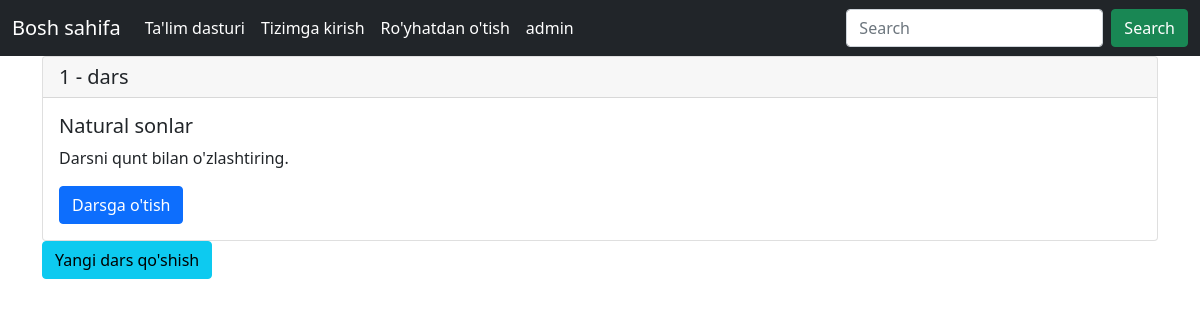
Before: /curriculum/1-sinf/1/ with the older database file.
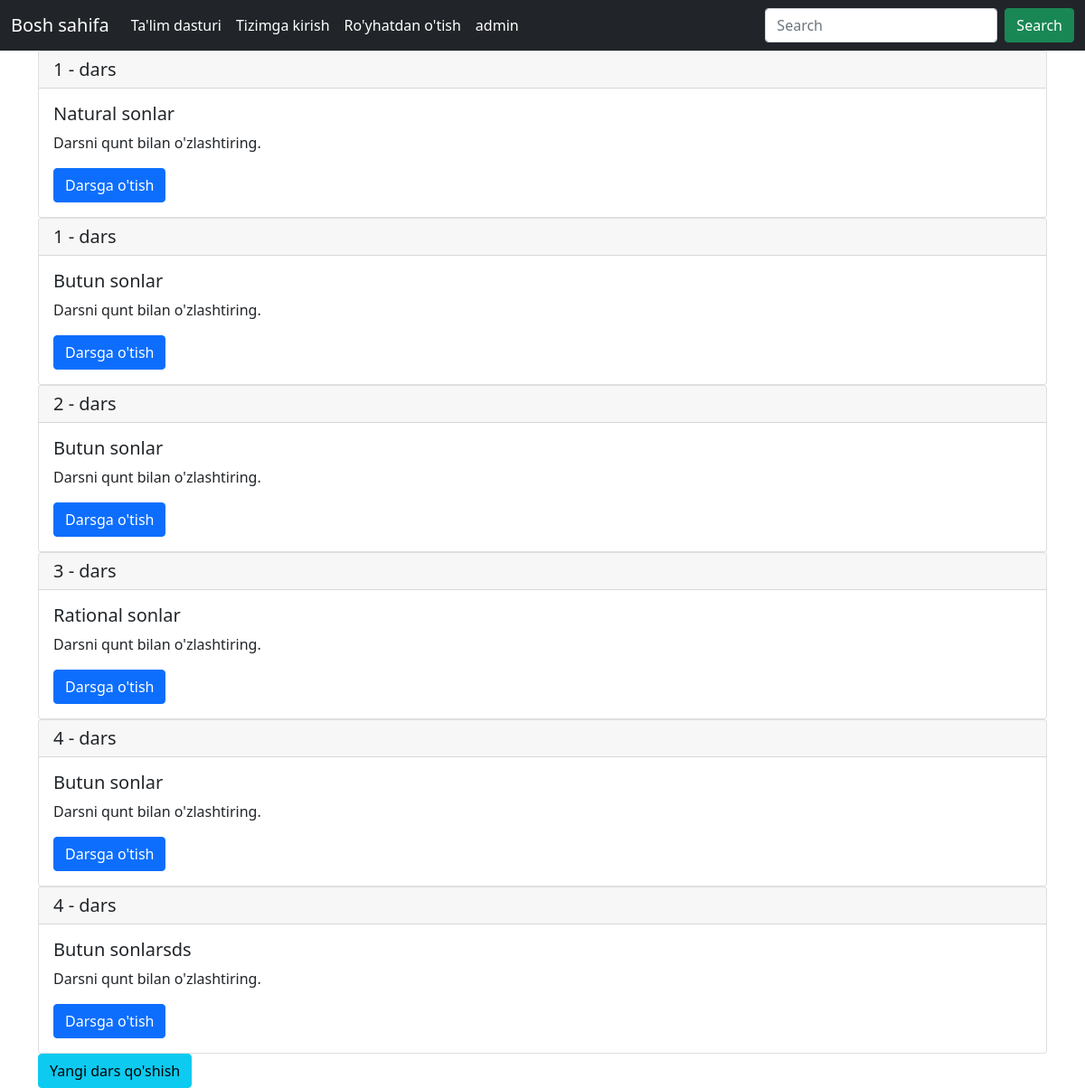
After: the same page with the newer database file.
### curriculum/models.py (models this page shows, shortened)
class Lesson(models.Model):
    lesson_id = models.BigAutoField(primary_key=True, null=False),
    Standard = models.ForeignKey(Standard, on_delete=models.CASCADE)
    created_by = models.ForeignKey(User, on_delete=models.CASCADE)
    created_at = models.DateTimeField(auto_now_add=True)
    subject = models.ForeignKey(Subject, on_delete=models.CASCADE, related_name='lessons')
    name = models.CharField(max_length=250)
    position = models.PositiveSmallIntegerField(verbose_name="Dars tartibi", unique=True)
    slug = models.SlugField(null=True, blank=True)
    video = models.FileField(upload_to=save_lesson_files, verbose_name='Video', blank=True, null=True)
    ppt = models.FileField(upload_to=save_lesson_files, verbose_name='Presentations', blank=True, null=True)
    Notes = models.FileField(upload_to=save_lesson_files, verbose_name='Notes', blank=True, null=True)
    class Meta:
        ordering = ['position']

### curriculum/views.py (the view)
# urls.py: path('<str:standard>/<slug:slug>/', views.LessonListView.as_view(), name='lesson_list'),
class LessonListView(DetailView):
    context_object_name = 'subjects'
    model = Subject
    template_name = 'curriculum/lesson_list_view.html'

### curriculum/templates/curriculum/lesson_list_view.html
{% extends 'base.html' %}
{% block content %}
<div class='container'>
{% for lesson in subjects.lessons.all %}
<div class="card">
  <h5 class="card-header">{{lesson.position}} - dars</h5>
  <div class="card-body">
    <h5 class="card-title">{{lesson.name}}</h5>
    <p class="card-text">Darsni qunt bilan o'zlashtiring.</p>
    <a href="{% url 'curriculum:lesson_detail' slug=lesson.slug subject=subjects.slug standard=lesson.Standard.slug %}">
      <button type="button" class="btn btn-primary"><span>Darsga o'tish</span></button>
    </a>
   </div>
</div>
{% endfor %}
<a href="{% url 'curriculum:lesson_create' standard=subjects.standard.slug slug=subjects.slug %}">
      <button type="button" class="btn btn-info"><span>Yangi dars qo'shish</span></button>
    </a>
</div>
{% endblock content %}

Changed rows visible on the page:
added Lesson: position "1", name "Butun sonlar"
added Lesson: position "2", name "Butun sonlar"
added Lesson: position "3", name "Rational sonlar"
added Lesson: position "4", name "Butun sonlar"
added Lesson: position "4", name "Butun sonlarsds"
